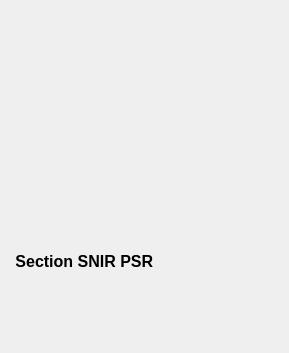
<?xml version="1.0" encoding="UTF-8"?>
<ui version="4.0">
 <class>WidgetReutilisable</class>
 <widget class="QWidget" name="WidgetReutilisable">
  <property name="geometry">
   <rect>
    <x>0</x>
    <y>0</y>
    <width>289</width>
    <height>353</height>
   </rect>
  </property>
  <property name="minimumSize">
   <size>
    <width>150</width>
    <height>150</height>
   </size>
  </property>
  <property name="maximumSize">
   <size>
    <width>289</width>
    <height>353</height>
   </size>
  </property>
  <property name="windowTitle">
   <string>Form</string>
  </property>
  <layout class="QVBoxLayout" name="verticalLayout">
   <item>
    <widget class="QLabel" name="lbImage">
     <property name="font">
      <font>
       <family>MS UI Gothic</family>
      </font>
     </property>
     <property name="text">
      <string/>
     </property>
     <property name="pixmap">
      <pixmap resource="ressource1.qrc">:/prefix1/logo_touchard.jpg</pixmap>
     </property>
     <property name="scaledContents">
      <bool>true</bool>
     </property>
    </widget>
   </item>
   <item>
    <widget class="QLabel" name="lbTitre">
     <property name="font">
      <font>
       <pointsize>12</pointsize>
       <weight>75</weight>
       <bold>true</bold>
      </font>
     </property>
     <property name="text">
      <string> Section SNIR PSR</string>
     </property>
    </widget>
   </item>
  </layout>
 </widget>
 <resources>
  <include location="ressource1.qrc"/>
 </resources>
 <connections/>
</ui>
